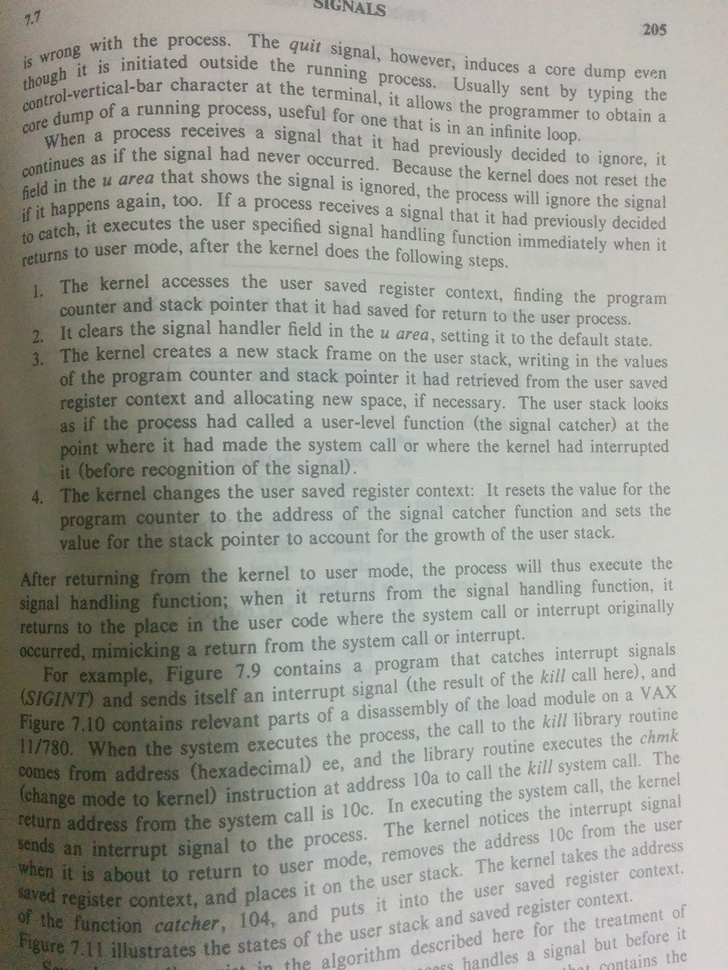
#> input picture 06_image_and_video_processing/HomeWork/HW3/Input_Image/ScannedText.jpg, 728 x 970 px, shrunk from 1024 x 1365 before the run
$ jupyter execute HW3_Answer.ipynb
#> lines starting #> are read from the running program, lines starting #| are printed output that depends on the picture; after the words box and inside, x2 and y2 are one past the last pixel; in counts of white or black regions, pixels touching at a corner belong together
[cell 1]
import cv2
import numpy as np
import matplotlib.pyplot as plt
import os
import time
from scipy.ndimage import rank_filter

[cell 2]
img_path = './Input_Image/ScannedText.jpg'
img = cv2.imread(img_path, cv2.IMREAD_GRAYSCALE)
#> img: shape (970, 728); min 19, max 222, mean 160

plt.figure(figsize=(8, 10))
plt.imshow(img, cmap='gray', vmin=0, vmax=255)
plt.title("Original Scanned Image")
plt.axis('off')
plt.show()

[cell 3]
thresholds = [60, 120, 180]

fig, axes = plt.subplots(1, 3, figsize=(15, 6))

for i, T in enumerate(thresholds):
    ret, thresh_img = cv2.threshold(img, T, 255, cv2.THRESH_BINARY)
    save_path = os.path.join('./Output_Images/Part_1', f'thresh_{T}.jpg')
    cv2.imwrite(save_path, thresh_img)

    axes[i].imshow(thresh_img, cmap='gray')
    axes[i].set_title(f'Threshold = {T}')
    axes[i].axis('off')
#> this loop made 3 passes
#> ret on passes 1 to 3: 60, 120, 180
#> pass 1, `ret, thresh_img = cv2.threshold(img, T, 255, cv2.THRESH_BINARY)`:
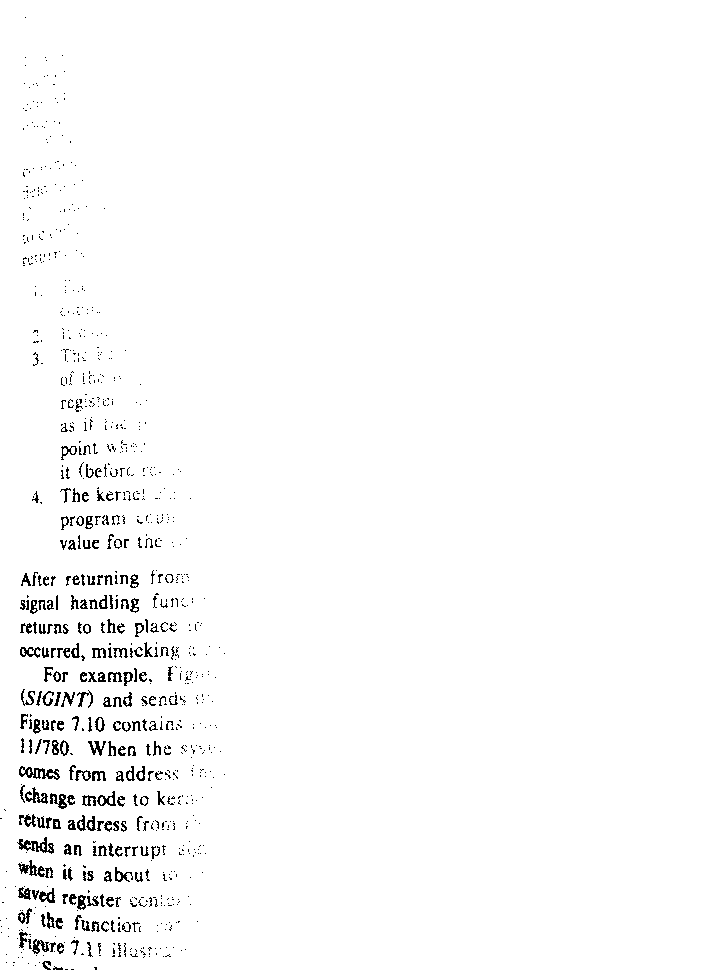
#> thresh_img: shape (970, 728); 98.2% white; black in thin lines or dots, all inside (x1, y1, x2, y2) = (0, 17, 225, 970)

plt.tight_layout()
plt.show()

[cell 4]
kernel_sizes = [41, 51, 61]
fig, axes = plt.subplots(1, 3, figsize=(12, 4))
dilated_images = {}

for i, k in enumerate(kernel_sizes):
    kernel = np.ones((k, k), np.uint8)

    dilated = cv2.dilate(img, kernel, borderType=cv2.BORDER_CONSTANT, borderValue=0)

    save_path = os.path.join('./Output_Images/Part_2', f'dilated_{k}x{k}.jpg')
    cv2.imwrite(save_path, dilated)

    dilated_images[k] = dilated

    axes[i].imshow(dilated, cmap='gray')
    axes[i].set_title(f'Dilation: {k}x{k}')
    axes[i].axis('off')
#> this loop made 3 passes
#> pass 1, `dilated = cv2.dilate(img, kernel, borderType=cv2.BORDER_CONSTANT, bord..`:
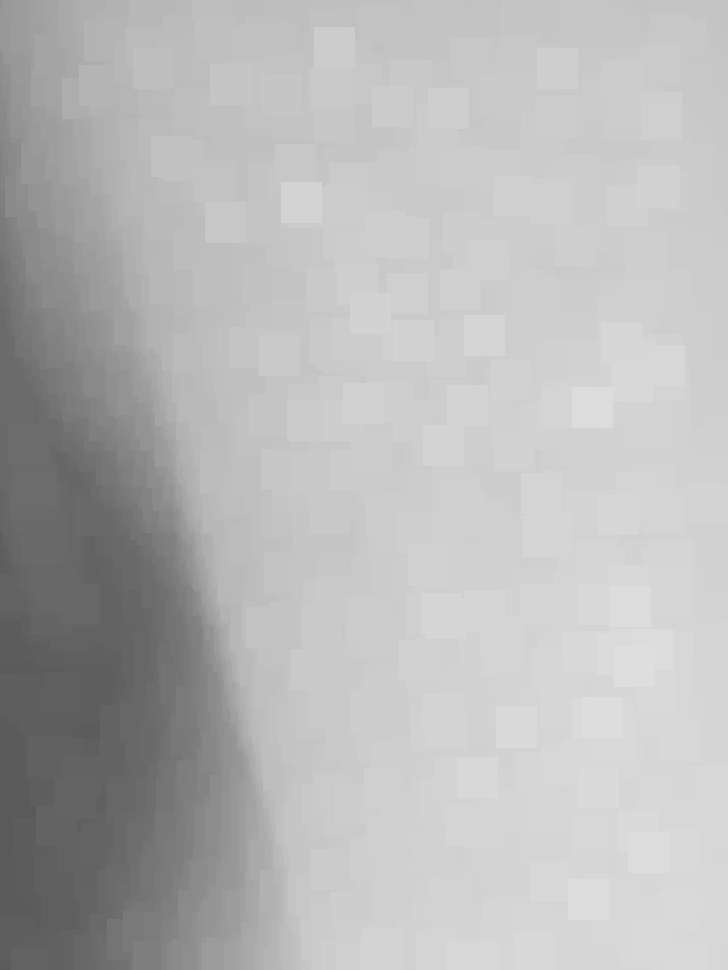
#> dilated: shape (970, 728); min 88, max 222, mean 183.7
#> after the loop, dilated_images = 3 items

plt.tight_layout()
plt.show()

[cell 5]
fig, axes = plt.subplots(2, 3, figsize=(15, 10))

best_threshold = 40

for i, k in enumerate(kernel_sizes):
    diff_img = cv2.subtract(dilated_images[k], img)

    cv2.imwrite(os.path.join('./Output_Images/Part_3', f'diff_{k}x{k}.jpg'), diff_img)

    ret, thresh_img = cv2.threshold(diff_img, best_threshold, 255, cv2.THRESH_BINARY)

    final_result = cv2.bitwise_not(thresh_img)

    cv2.imwrite(os.path.join('./Output_Images/Part_3', f'final_thresh_{k}x{k}.jpg'), final_result)

    axes[0, i].imshow(diff_img, cmap='gray')
    axes[0, i].set_title(f'Difference (Dilated - Original): {k}x{k}')
    axes[0, i].axis('off')

    axes[1, i].imshow(final_result, cmap='gray')
    axes[1, i].set_title(f'Final Result: {k}x{k}')
    axes[1, i].axis('off')
#> this loop made 3 passes
#> pass 1, `diff_img = cv2.subtract(dilated_images[k], img)`:
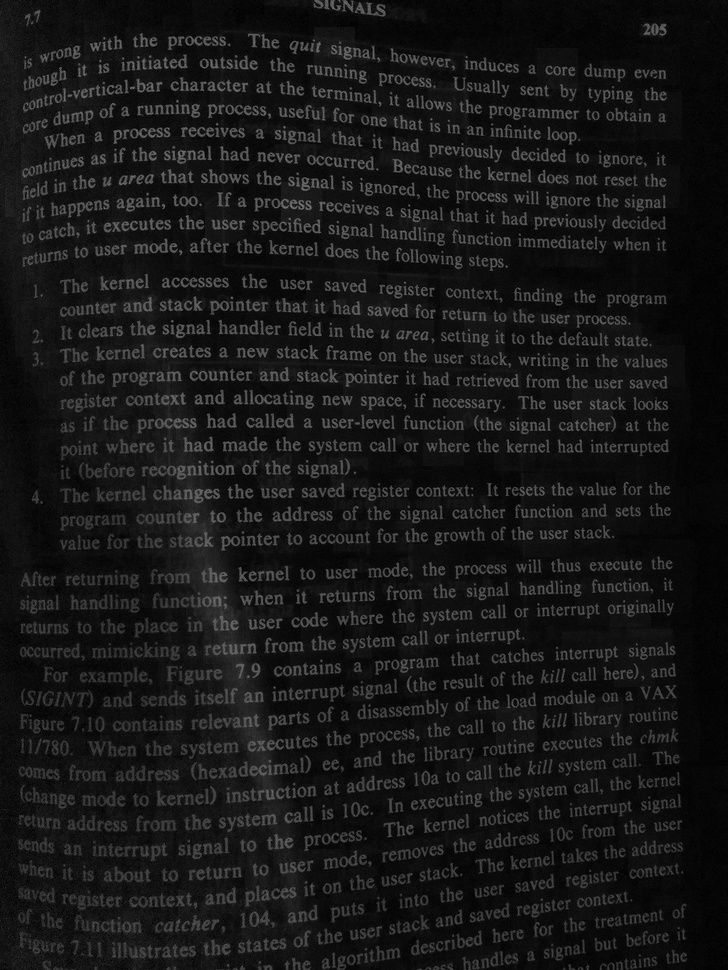
#> diff_img: shape (970, 728); min 0, max 123, mean 23.7
#> after the loop:
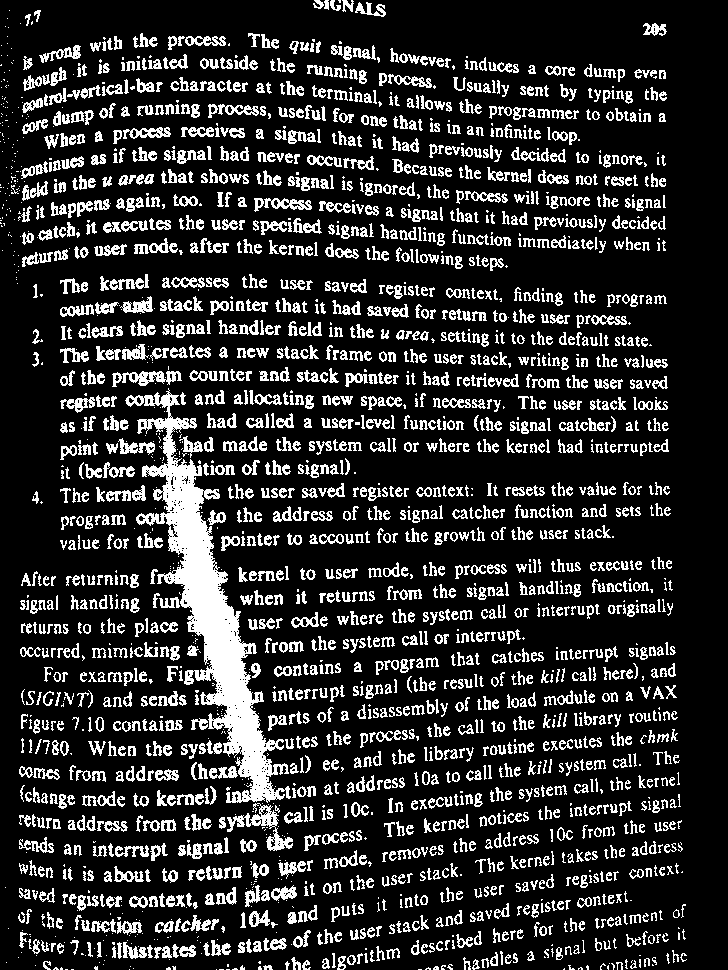
#> thresh_img: shape (970, 728); 18.3% white in thin lines or dots

plt.tight_layout()
plt.show()
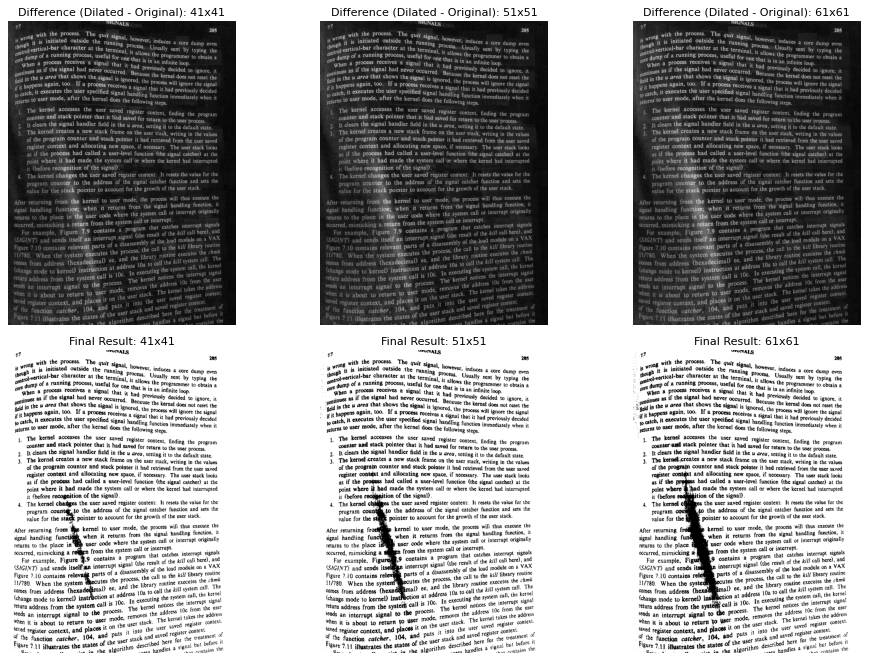
#> figure drawn by matplotlib, 6 panels

[cell 6]
k = 51

start_time = time.time()
kernel = np.ones((k, k), np.uint8)
dilated = cv2.dilate(img, kernel, borderType=cv2.BORDER_CONSTANT, borderValue=0)
dilation_time = time.time() - start_time

start_time = time.time()
rank_img = rank_filter(img, rank=-7, size=(k, k))
rank_time = time.time() - start_time

diff_rank = cv2.subtract(rank_img, img)
best_threshold = 40
ret, thresh_rank = cv2.threshold(diff_rank, best_threshold, 255, cv2.THRESH_BINARY)
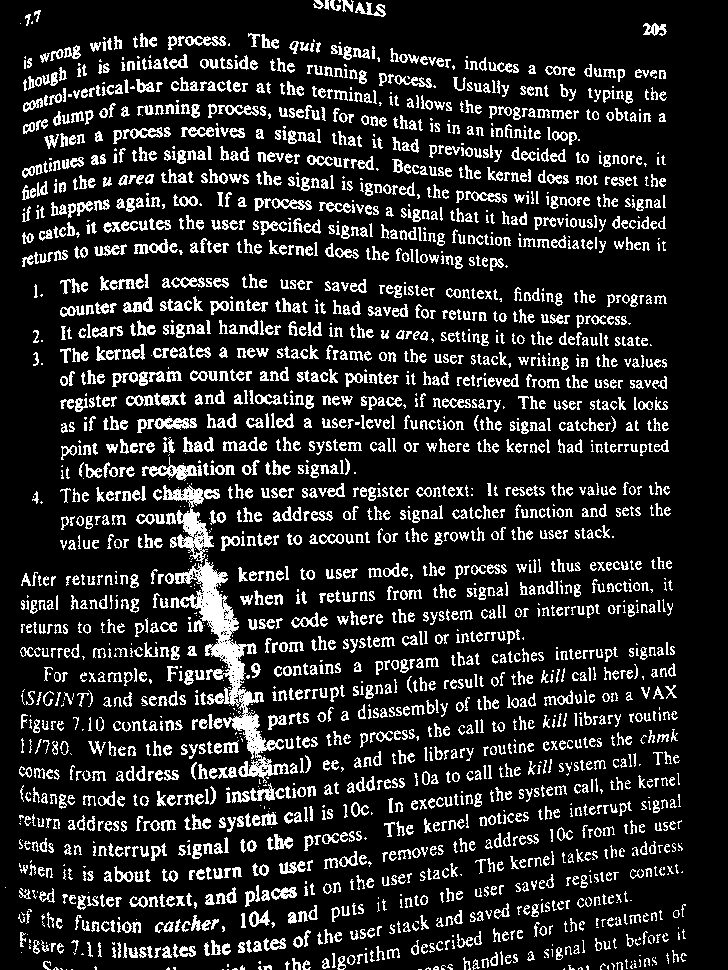
#> thresh_rank: shape (970, 728); 15.7% white in thin lines or dots
final_rank = cv2.bitwise_not(thresh_rank)
#> final_rank: shape (970, 728); 84.3% white; black in thin lines or dots

cv2.imwrite(os.path.join('./Output_Images/Part_4', f'rank_{k}x{k}.jpg'), rank_img)
cv2.imwrite(os.path.join('./Output_Images/Part_4', f'diff_rank_{k}x{k}.jpg'), diff_rank)
cv2.imwrite(os.path.join('./Output_Images/Part_4', f'final_thresh_rank_{k}x{k}.jpg'), final_rank)
#> Out = True

[cell 7]
fig, axes = plt.subplots(1, 3, figsize=(15, 5))

axes[0].imshow(rank_img, cmap='gray')
axes[0].set_title(f"Rank Filter (Background)")
axes[0].axis('off')

axes[1].imshow(diff_rank, cmap='gray')
axes[1].set_title(f"Difference (Rank - Original)")
axes[1].axis('off')

axes[2].imshow(final_rank, cmap='gray')
axes[2].set_title(f"Final Result (Rank)")
axes[2].axis('off')

plt.tight_layout()
plt.show()

print(f"Dilation Execution Time: {dilation_time:.4f} seconds")
print(f"Rank Filter Execution Time: {rank_time:.4f} seconds")
